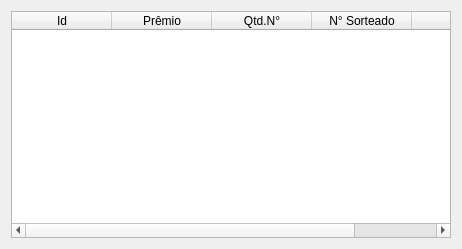
<?xml version="1.0" encoding="UTF-8"?>
<ui version="4.0">
 <class>Form</class>
 <widget class="QWidget" name="Form">
  <property name="geometry">
   <rect>
    <x>0</x>
    <y>0</y>
    <width>462</width>
    <height>249</height>
   </rect>
  </property>
  <property name="windowTitle">
   <string>Form</string>
  </property>
  <layout class="QVBoxLayout" name="verticalLayout">
   <item>
    <widget class="QTableWidget" name="tableWidget">
     <column>
      <property name="text">
       <string>Id</string>
      </property>
     </column>
     <column>
      <property name="text">
       <string>Prêmio</string>
      </property>
     </column>
     <column>
      <property name="text">
       <string>Qtd.N°</string>
      </property>
     </column>
     <column>
      <property name="text">
       <string>N° Sorteado</string>
      </property>
     </column>
     <column>
      <property name="text">
       <string>-</string>
      </property>
     </column>
    </widget>
   </item>
  </layout>
 </widget>
 <resources/>
 <connections/>
</ui>
